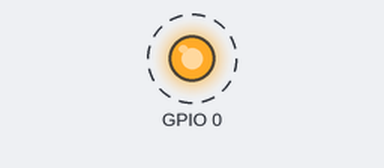
The sketch below on a simulated ESP8266 (NodeMCU). Shown: output pins drawn as LEDs (lit = HIGH). Dashed ring = blinking. What the sketch prints to the serial monitor is not drawn.

Above: at 0.3 s.
Timing chart, 0 to 3.1 s (numbered marks = the images above):
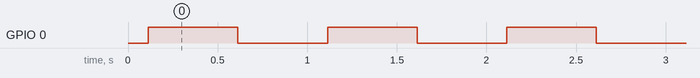

The sketch:

_440_1.1_ESP8266_MAC_Addy.ino
```cpp
//Find the MAC address and other stuff regarding your esp8266

#include "ESP8266WiFi.h"

String s;

void setup() {
  pinMode(0, OUTPUT);
  Serial.begin(115200);


  // Set WiFi to station mode and disconnect from an AP if it was previously connected
  WiFi.mode(WIFI_STA);
  WiFi.disconnect();
  delay(100);

  Serial.println("Setup done");
  s = WiFi.macAddress();
  Serial.println("Your mac address is: " + s);

  s = WiFi.softAPmacAddress();
  Serial.println("Your soft mac address is: " + s);

  s = ESP.getFreeSketchSpace();
  Serial.println("Your free sketch space is: " + s);

  s = ESP.getSketchSize();
  Serial.println("Your sketch size is: " + s);

  s = ESP.getFlashChipRealSize();
  Serial.println("Your chip size is: " + s);

  s = ESP.getSdkVersion();
  Serial.println("Your SDK version is: " + s);
}

void loop() {
  // put your main code here, to run repeatedly:
  digitalWrite(0, HIGH);
  delay(500);
  digitalWrite(0, LOW);
  delay(500);

}
```

Measured:
- by itself, GPIO 0: alternates HIGH for 0.50 s and LOW for 0.50 s
